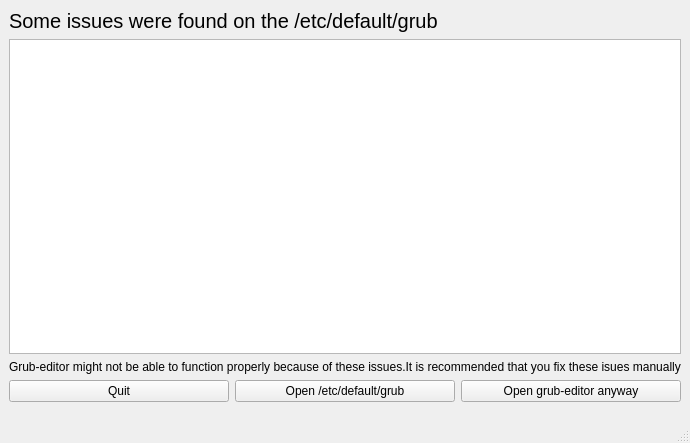
<?xml version="1.0" encoding="UTF-8"?>
<ui version="4.0">
 <class>MainWindow</class>
 <widget class="QMainWindow" name="MainWindow">
  <property name="geometry">
   <rect>
    <x>0</x>
    <y>0</y>
    <width>655</width>
    <height>443</height>
   </rect>
  </property>
  <property name="windowTitle">
   <string>MainWindow</string>
  </property>
  <widget class="QWidget" name="centralwidget">
   <layout class="QGridLayout" name="gridLayout">
    <item row="0" column="0">
     <layout class="QVBoxLayout" name="verticalLayout">
      <item>
       <widget class="QLabel" name="label">
        <property name="font">
         <font>
          <pointsize>15</pointsize>
         </font>
        </property>
        <property name="text">
         <string>Some issues were found on the /etc/default/grub</string>
        </property>
       </widget>
      </item>
      <item>
       <widget class="QListWidget" name="listWidget"/>
      </item>
      <item>
       <widget class="QLabel" name="label_2">
        <property name="text">
         <string>Grub-editor might not be able to function properly because of these issues.It is recommended that you fix these isues manually</string>
        </property>
       </widget>
      </item>
      <item>
       <layout class="QHBoxLayout" name="horizontalLayout">
        <property name="bottomMargin">
         <number>10</number>
        </property>
        <item>
         <widget class="QPushButton" name="btn_quit">
          <property name="text">
           <string>Quit</string>
          </property>
         </widget>
        </item>
        <item>
         <widget class="QPushButton" name="btn_open_file">
          <property name="text">
           <string>Open /etc/default/grub</string>
          </property>
         </widget>
        </item>
        <item>
         <widget class="QPushButton" name="btn_open_grubeditor">
          <property name="text">
           <string>Open grub-editor anyway</string>
          </property>
         </widget>
        </item>
       </layout>
      </item>
     </layout>
    </item>
   </layout>
  </widget>
  <widget class="QMenuBar" name="menubar">
   <property name="geometry">
    <rect>
     <x>0</x>
     <y>0</y>
     <width>655</width>
     <height>30</height>
    </rect>
   </property>
  </widget>
  <widget class="QStatusBar" name="statusbar"/>
 </widget>
 <resources/>
 <connections/>
</ui>
